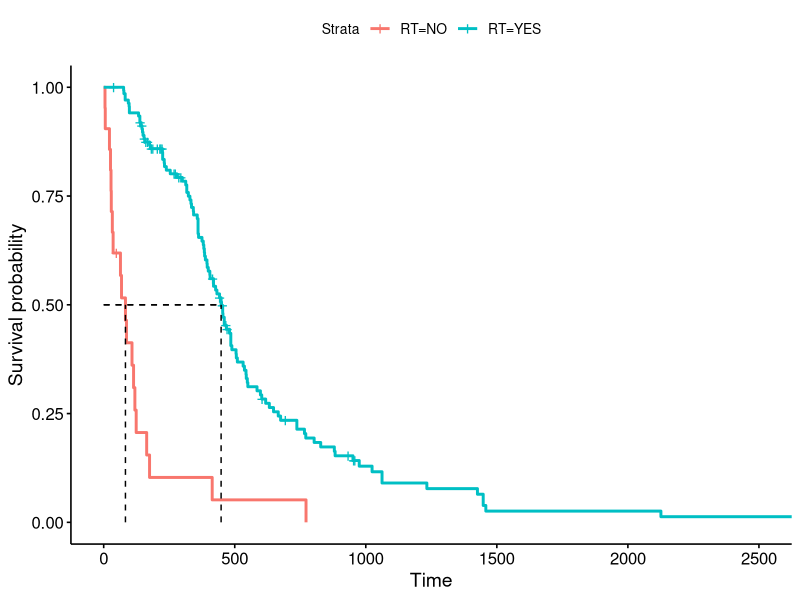
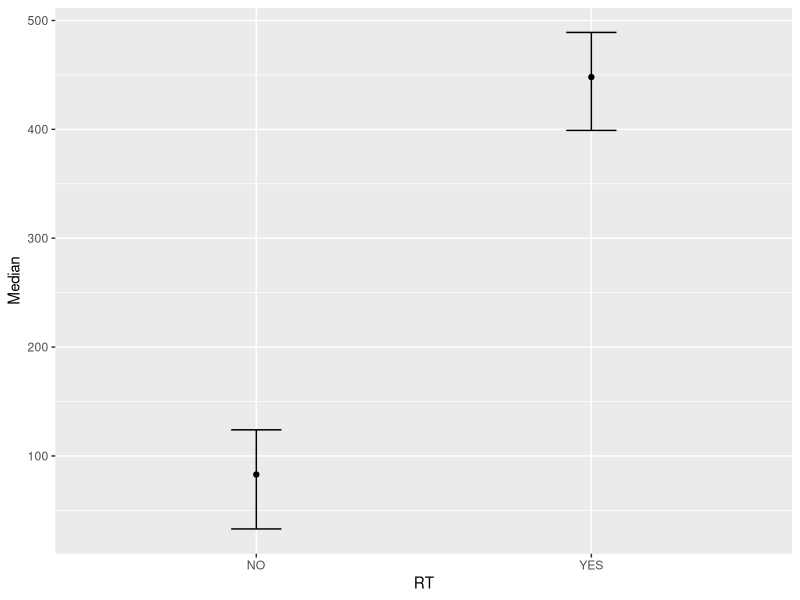

The R script that drew these images, in order:
## Task 1

library(tidyverse)
library(survival)
library(survminer)

df <- read.delim("Practical2Data.tsv") %>%
  filter(RT %in% c("YES", "NO"))
head(df)

# Investigate the association between radiation therapy and survival.
# We can do this with a Log-rank test. This is non-parametric, and just 
# assumes the data come from two iid groups.

survdiff(Surv(Time, Surv) ~ RT, data = df)

# The non-parametric test uses the standard chi-squared statistic
# The p-value is calculated by
X_2 <- 59.5 + 2
1 - pchisq(X_2, df = 1)
# This suggests there is a clear difference
# The parametric test (which assumes a hyperheometric distribution) has
# the following result
1 - pchisq(63.2, df = 1)
# This is again a very small p-value so suggests there is a significant 
# difference between the two groups

# Illustrate this using a plot

# First create a survival fit object (i.e a high resolution life table)
# This uses the Kaplan-Meier formula
fit <- survfit(Surv(Time, Surv) ~ RT, data = df, conf.type = "log")
# Now create a plot using ggsurvplot
ggsurvplot(fit, data = df, surv.median.line = "hv")
# It is pretty clear from this that they are distinct. It is also clear that
# RT increases survival time.

# Report confidence intervals for median survival in each radiation therapy 
# category

# Confidence intervals are calculated using log confidence intervals detailed by
# Collett (1994), and convention by Hosmer and Lemeshow
fit
# Plot these?
# Create dataframe
CIs <- data.frame(RT = c("NO", "YES"),
                  Median = c(83, 448),
                  UpperCL = c(124, 489),
                  LowerCL = c(33, 399))
qplot(x = RT, y = Median, data = CIs) +
  geom_errorbar(aes(ymin = LowerCL, ymax = UpperCL, width = 0.15))
# These confidence clearly to not overlap so once again we have strong evidence
# that there is a difference between the survivals of these two groups.

# We can also look at this relationship by calculating the hazard ratio and
# its confidence interval

HR <- (20 / 4.2) / (109 / 124.8)

Var_log_HR <- 1 / 4.2 + 1 / 124.8

round(exp(log(HR + c(-1, 0, 1) * pnorm(0.975) * sqrt(Var_log_HR))), 2)
# This gives strong evidence that the hazard rates of whether RT is recieved 
# are significantly different (as the hazard ratio doesn't include 1). 
# Furthermore, it suggests that not having RT increases the hazard rate 
# by a factor of somewhere between 5 and 6, which is quite considerable.

